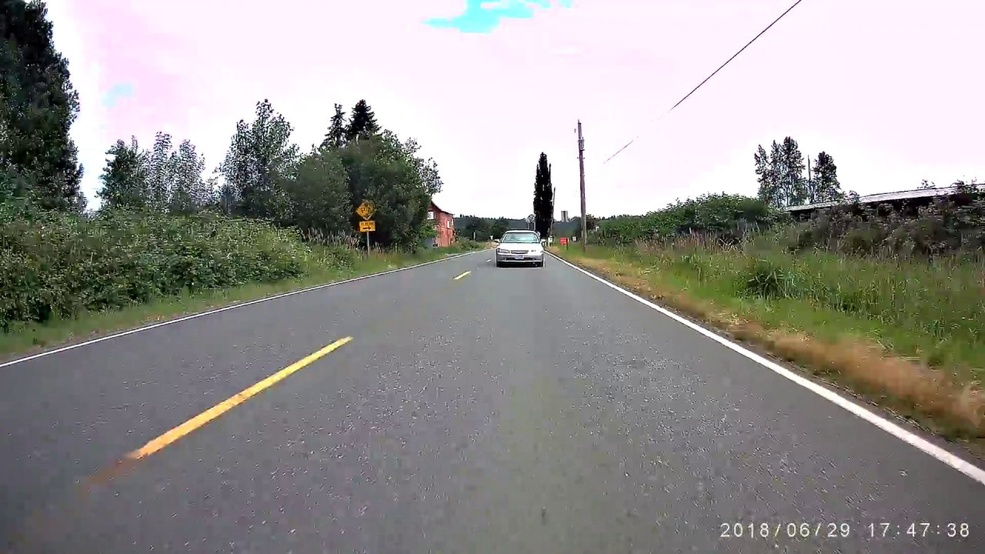
#> input picture lane_detection/ori/car01.jpeg, 985 x 554 px, shrunk from 1280 x 720 before the run, found by its file name
$ python lane_detection.py
#> lines starting #> are read from the running program, lines starting #| are printed output that depends on the picture; after the words box and inside, x2 and y2 are one past the last pixel; in counts of white or black regions, pixels touching at a corner belong together
#!/usr/bin/env python3

import os
import cv2
import numpy as np
import time
import math


def main():
    print("Hello !!!")
    path = '/home/probook/ws_python/lane_detection/img/'
    pic = [ '/home/probook/Pictures/car01.jpeg',
            '/home/probook/Pictures/car02.jpeg',
            '/home/probook/Pictures/car03.png']
    indx = 0

    img = cv2.imread(pic[indx],cv2.IMREAD_COLOR)
#> img is the input picture: shape (554, 985, 3); mean B, G, R 143.9, 146.7, 148.6

    hsvImg = cv2.cvtColor(img, cv2.COLOR_BGR2HSV)
#> hsvImg: shape (554, 985, 3); mean H, S, V 96.1, 34.2, 152.7
    h, w, ch = hsvImg.shape
#> h = 554; w = 985; ch = 3
    for i in range(h):
      if i<int(h/3):
        img[i,:,:] = [0,0,0]
      for j in range(w):
        if hsvImg[i,j,0] >= 0 and hsvImg[i,j,0] <= 30:
          img[i,j,:] = [255,255,255]
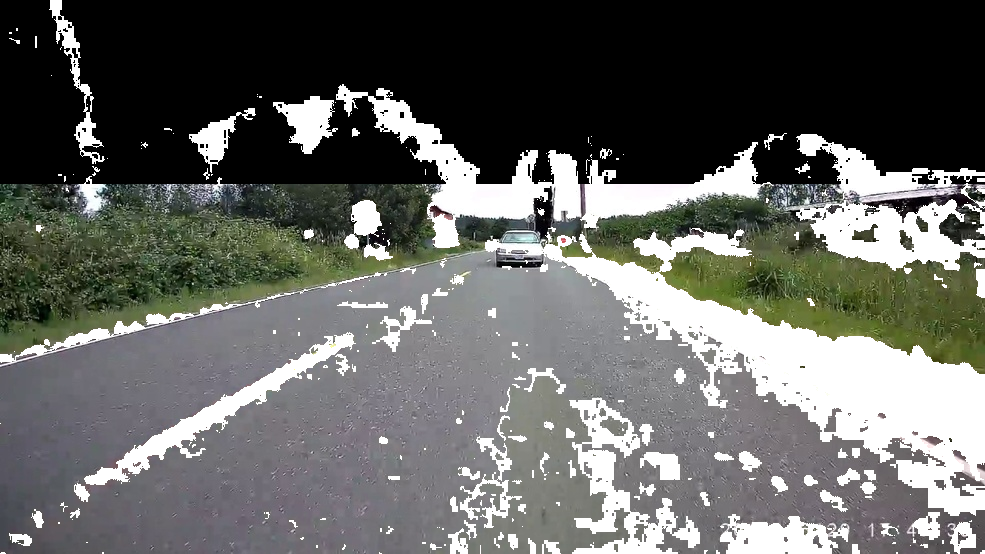
#> img: shape (554, 985, 3); mean B, G, R 97.6, 100.8, 99.7
    cv2.imwrite(path+"hsv"+str(indx)+".jpg", hsvImg)

    grayImg = cv2.cvtColor(img, cv2.COLOR_BGR2GRAY)
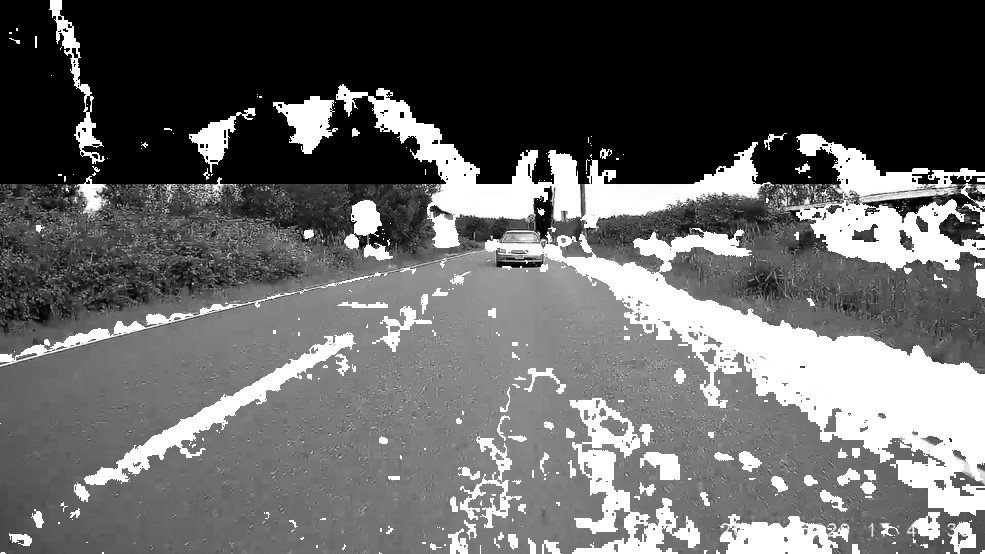
#> grayImg: shape (554, 985); min 0, max 255, mean 100.1
    for i in range(int(h/3),h):
      for j in range(w):
        if grayImg[i,j] < 200:
          grayImg[i,j] = 0
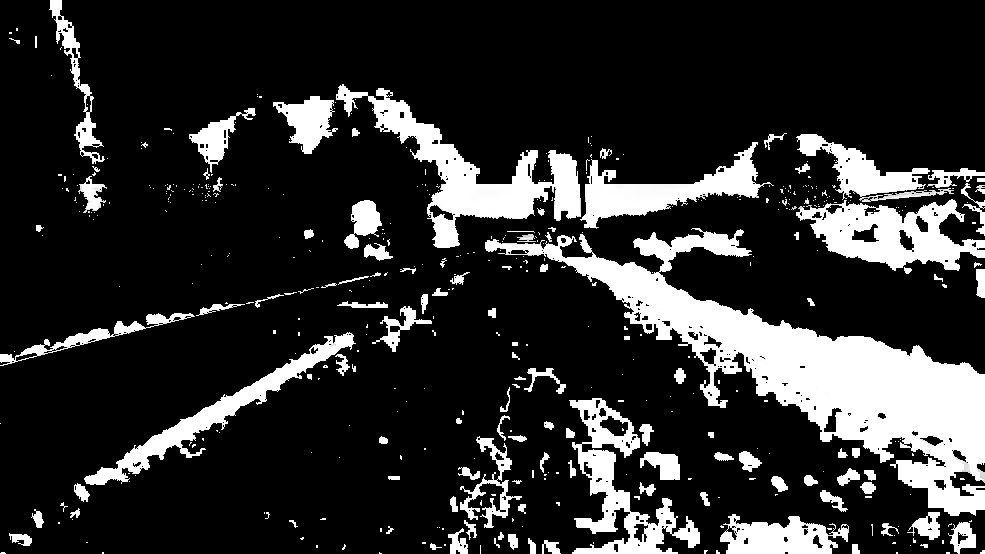
#> grayImg: shape (554, 985); min 0, max 255, mean 45.7
    cv2.imwrite(path+"gray"+str(indx)+".jpg", grayImg)


    cannyImg = cv2.Canny(grayImg, 50, 200, None, 3)
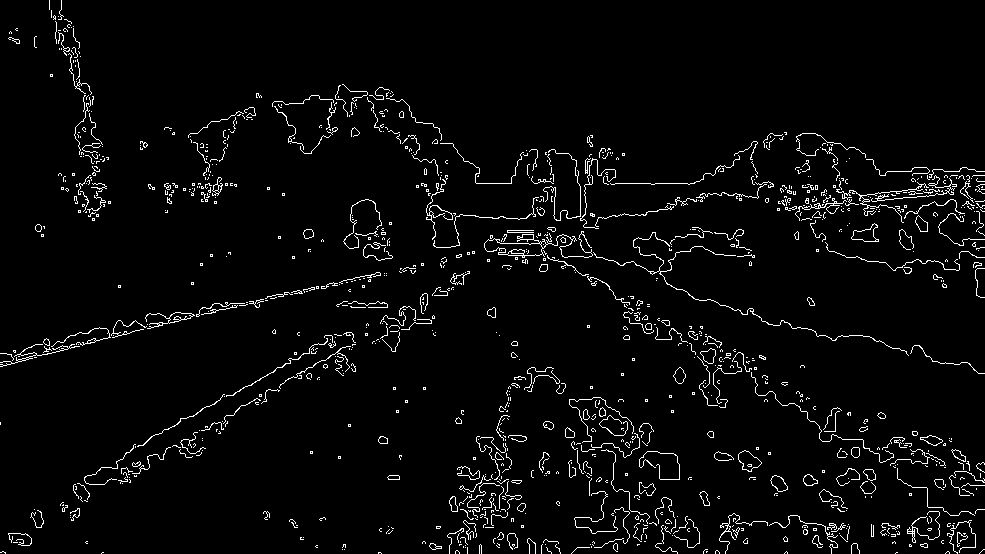
#> cannyImg: shape (554, 985); 3.5% white in thin lines or dots
    cv2.imwrite(path+"canny"+str(indx)+".jpg", cannyImg)

    houghImg = np.copy(img)
    houghPImg = np.copy(img)

    lines = cv2.HoughLines(cannyImg, 1, np.pi / 180, 150, None, 0, 0)
#> lines = [[352, 1.34], [354, 1.33], [183, 1.57], [348, 1.36], [346, 1.36], [342, 1.4]]
    if lines is not None:
        print(type(lines))
#| <class 'numpy.ndarray'>
        print(type(lines[0]))
#| <class 'numpy.ndarray'>
        vTheta = []
        vTheta2 = []
        for i in range(0, len(lines)):
            rho = lines[i][0][0]
            theta = lines[i][0][1]
            vTheta.append(theta*180.0/np.pi)
            if theta > np.pi:
                theta = theta-np.pi
            elif theta < -np.pi:
                theta = theta+(2*np.pi)
            elif theta < 0:
                theta = theta+np.pi
            vTheta2.append(theta*180.0/np.pi)

            A = [[60, 65], [80, 90], [45, 70]]
            B = [[180-30, 180-45], [180-60, 180-90], [180-20, 180-45]]
            if theta*180.0/np.pi > A[indx][0] and theta*180.0/np.pi < A[indx][1]:
                a = math.cos(theta)
                b = math.sin(theta)
                x0 = a * rho
                y0 = b * rho
                pt1 = (int(x0 + 1000*(-b)), int(y0 + 1000*(a)))
                pt2 = (int(x0 - 1000*(-b)), int(y0 - 1000*(a)))
                cv2.line(houghImg, pt1, pt2, (0,0,255), 3, cv2.LINE_AA)
            if theta*180.0/np.pi < B[indx][0] and theta*180.0/np.pi > B[indx][1]:
                a = math.cos(theta)
                b = math.sin(theta)
                x0 = a * rho
                y0 = b * rho
                pt1 = (int(x0 + 1000*(-b)), int(y0 + 1000*(a)))
                pt2 = (int(x0 - 1000*(-b)), int(y0 - 1000*(a)))
                cv2.line(houghImg, pt1, pt2, (0,255,255), 3, cv2.LINE_AA)
#> this loop made 6 passes
#> after the loop, vTheta = [77, 76, 90, 78, 78, 80]; vTheta2 = [77, 76, 90, 78, 78, 80]
                #print(rho)
                #print(theta)

        cv2.imwrite(path+"hough"+str(indx)+".jpg", houghImg)

    linesP = cv2.HoughLinesP(cannyImg, 1, np.pi / 180, 50, None, 50, 10)
#> linesP = 46 rows, first 6: [109, 336, 337, 283], [321, 288, 386, 273], [604, 183, 694, 183], [788, 210, 984, 189], [284, 294, 379, 272], [386, 324, 463, 279]
    if linesP is not None:
        print(type(linesP))
#| <class 'numpy.ndarray'>
        print(type(linesP[0]))
#| <class 'numpy.ndarray'>
        for i in range(0, len(linesP)):
            l = linesP[i][0]
            cv2.line(houghPImg, (l[0], l[1]), (l[2], l[3]), (0,0,255), 3, cv2.LINE_AA)
#> this loop made 46 passes
#> l on passes 1 to 12: [109, 336, 337, 283], [321, 288, 386, 273], [604, 183, 694, 183], [788, 210, 984, 189], [284, 294, 379, 272], [386, 324, 463, 279], [204, 430, 321, 360], [36, 354, 198, 316], [823, 200, 916, 189], [192, 314, 266, 298], [777, 210, 984, 181], [178, 422, 228, 395]
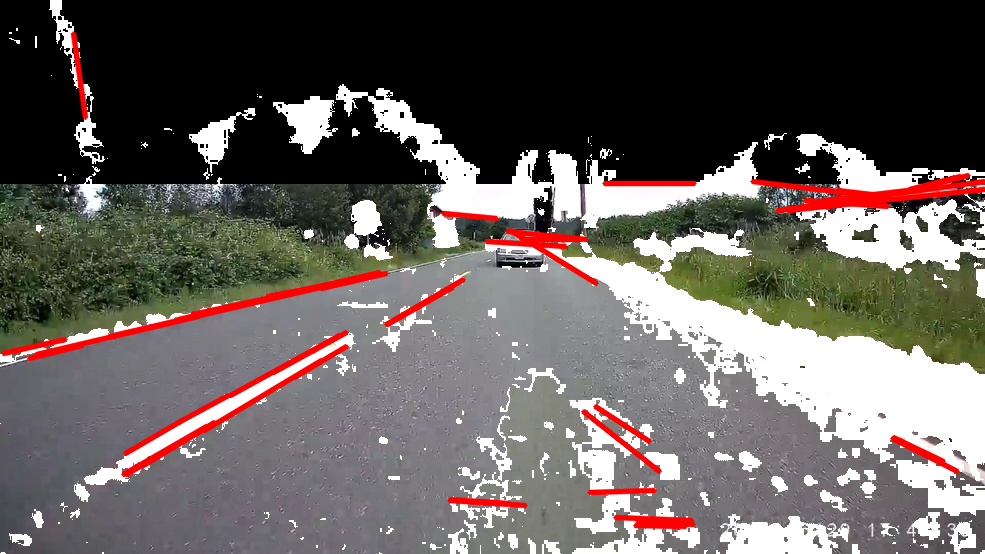
#> houghPImg: shape (554, 985, 3); 3.52% of pixels changed, all inside (x1, y1, x2, y2) = (0, 31, 985, 530)
        cv2.imwrite(path+"houghP"+str(indx)+".jpg", houghPImg)

    '''
    cv2.imshow('image',img)
    cv2.waitKey(0)
    cv2.destroyAllWindows()
    '''

if __name__ == "__main__":
    main()
